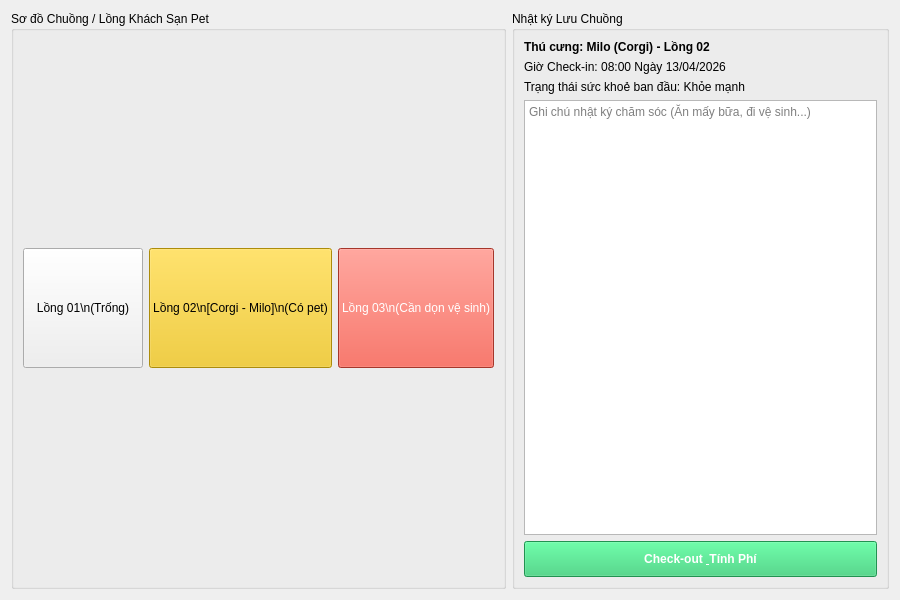
<?xml version="1.0" encoding="UTF-8"?>
<ui version="4.0">
 <class>PetHotel</class>
 <widget class="QWidget" name="PetHotel">
  <property name="geometry"><rect><x>0</x><y>0</y><width>900</width><height>600</height></rect></property>
  <layout class="QHBoxLayout">
   <item>
    <widget class="QGroupBox" name="groupCages">
     <property name="title"><string>Sơ đồ Chuồng / Lồng Khách Sạn Pet</string></property>
     <layout class="QGridLayout">
      <item row="0" column="0"><widget class="QPushButton"><property name="text"><string>Lồng 01\n(Trống)</string></property><property name="minimumSize"><size><width>120</width><height>120</height></size></property></widget></item>
      <item row="0" column="1"><widget class="QPushButton"><property name="text"><string>Lồng 02\n[Corgi - Milo]\n(Có pet)</string></property><property name="minimumSize"><size><width>120</width><height>120</height></size></property><property name="styleSheet"><string>background-color: #f1c40f;</string></property></widget></item>
      <item row="0" column="2"><widget class="QPushButton"><property name="text"><string>Lồng 03\n(Cần dọn vệ sinh)</string></property><property name="minimumSize"><size><width>120</width><height>120</height></size></property><property name="styleSheet"><string>background-color: #e74c3c; color: white;</string></property></widget></item>
     </layout>
    </widget>
   </item>
   <item>
    <widget class="QGroupBox" name="groupDetails">
     <property name="title"><string>Nhật ký Lưu Chuồng</string></property>
     <layout class="QVBoxLayout">
      <item><widget class="QLabel"><property name="text"><string>Thú cưng: Milo (Corgi) - Lồng 02</string></property><property name="font"><font><bold>true</bold></font></property></widget></item>
      <item><widget class="QLabel"><property name="text"><string>Giờ Check-in: 08:00 Ngày 13/04/2026</string></property></widget></item>
      <item><widget class="QLabel"><property name="text"><string>Trạng thái sức khoẻ ban đầu: Khỏe mạnh</string></property></widget></item>
      <item><widget class="QTextEdit"><property name="placeholderText"><string>Ghi chú nhật ký chăm sóc (Ăn mấy bữa, đi vệ sinh...)</string></property></widget></item>
      <item><widget class="QPushButton"><property name="text"><string>Check-out &amp; Tính Phí</string></property><property name="styleSheet"><string>background-color: #2ecc71; color: white; padding: 10px; font-weight: bold;</string></property></widget></item>
     </layout>
    </widget>
   </item>
  </layout>
 </widget>
 <resources/>
 <connections/>
</ui>
